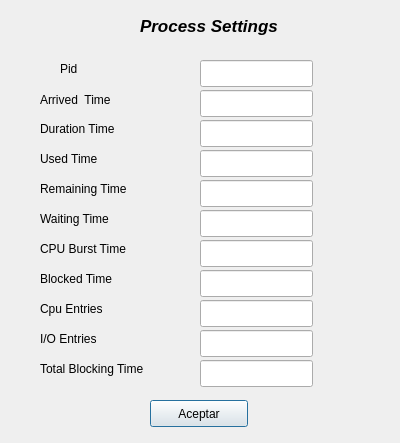
<?xml version="1.0" encoding="UTF-8"?>
<ui version="4.0">
 <class>processPropertiesDialog</class>
 <widget class="QDialog" name="processPropertiesDialog">
  <property name="geometry">
   <rect>
    <x>0</x>
    <y>0</y>
    <width>400</width>
    <height>443</height>
   </rect>
  </property>
  <property name="minimumSize">
   <size>
    <width>400</width>
    <height>443</height>
   </size>
  </property>
  <property name="maximumSize">
   <size>
    <width>400</width>
    <height>443</height>
   </size>
  </property>
  <property name="windowTitle">
   <string>Process Settings</string>
  </property>
  <property name="windowIcon">
   <iconset>
    <normaloff>:/images/processGray.png</normaloff>:/images/processGray.png</iconset>
  </property>
  <widget class="QLabel" name="labelTitulo">
   <property name="geometry">
    <rect>
     <x>140</x>
     <y>10</y>
     <width>141</width>
     <height>31</height>
    </rect>
   </property>
   <property name="font">
    <font>
     <pointsize>13</pointsize>
     <weight>75</weight>
     <italic>true</italic>
     <bold>true</bold>
    </font>
   </property>
   <property name="text">
    <string>Process Settings</string>
   </property>
  </widget>
  <widget class="QLabel" name="labelPid">
   <property name="geometry">
    <rect>
     <x>60</x>
     <y>60</y>
     <width>66</width>
     <height>17</height>
    </rect>
   </property>
   <property name="text">
    <string>Pid</string>
   </property>
  </widget>
  <widget class="QLabel" name="labelTLl">
   <property name="geometry">
    <rect>
     <x>40</x>
     <y>90</y>
     <width>131</width>
     <height>20</height>
    </rect>
   </property>
   <property name="text">
    <string>Arrived  Time</string>
   </property>
  </widget>
  <widget class="QLabel" name="labelTD">
   <property name="geometry">
    <rect>
     <x>40</x>
     <y>120</y>
     <width>141</width>
     <height>17</height>
    </rect>
   </property>
   <property name="text">
    <string>Duration Time</string>
   </property>
  </widget>
  <widget class="QLabel" name="labelTU">
   <property name="geometry">
    <rect>
     <x>40</x>
     <y>150</y>
     <width>121</width>
     <height>17</height>
    </rect>
   </property>
   <property name="text">
    <string>Used Time</string>
   </property>
  </widget>
  <widget class="QLabel" name="labelTE">
   <property name="geometry">
    <rect>
     <x>40</x>
     <y>210</y>
     <width>131</width>
     <height>17</height>
    </rect>
   </property>
   <property name="text">
    <string>Waiting Time</string>
   </property>
  </widget>
  <widget class="QLabel" name="labelTR">
   <property name="geometry">
    <rect>
     <x>40</x>
     <y>180</y>
     <width>111</width>
     <height>17</height>
    </rect>
   </property>
   <property name="text">
    <string>Remaining Time</string>
   </property>
  </widget>
  <widget class="QLabel" name="labelTRaf">
   <property name="geometry">
    <rect>
     <x>40</x>
     <y>240</y>
     <width>121</width>
     <height>17</height>
    </rect>
   </property>
   <property name="text">
    <string>CPU Burst Time</string>
   </property>
  </widget>
  <widget class="QLabel" name="labelTB">
   <property name="geometry">
    <rect>
     <x>40</x>
     <y>270</y>
     <width>131</width>
     <height>17</height>
    </rect>
   </property>
   <property name="text">
    <string>Blocked Time</string>
   </property>
  </widget>
  <widget class="QLineEdit" name="lEditPId">
   <property name="geometry">
    <rect>
     <x>200</x>
     <y>60</y>
     <width>113</width>
     <height>27</height>
    </rect>
   </property>
  </widget>
  <widget class="QLineEdit" name="lEditArrTime">
   <property name="geometry">
    <rect>
     <x>200</x>
     <y>90</y>
     <width>113</width>
     <height>27</height>
    </rect>
   </property>
  </widget>
  <widget class="QLineEdit" name="lEditDuration">
   <property name="geometry">
    <rect>
     <x>200</x>
     <y>120</y>
     <width>113</width>
     <height>27</height>
    </rect>
   </property>
  </widget>
  <widget class="QLineEdit" name="lEditUsedTime">
   <property name="geometry">
    <rect>
     <x>200</x>
     <y>150</y>
     <width>113</width>
     <height>27</height>
    </rect>
   </property>
  </widget>
  <widget class="QLineEdit" name="lEditRemainingTime">
   <property name="geometry">
    <rect>
     <x>200</x>
     <y>180</y>
     <width>113</width>
     <height>27</height>
    </rect>
   </property>
  </widget>
  <widget class="QLineEdit" name="lEditWaitTime">
   <property name="geometry">
    <rect>
     <x>200</x>
     <y>210</y>
     <width>113</width>
     <height>27</height>
    </rect>
   </property>
  </widget>
  <widget class="QLineEdit" name="lEditBurstTime">
   <property name="geometry">
    <rect>
     <x>200</x>
     <y>240</y>
     <width>113</width>
     <height>27</height>
    </rect>
   </property>
  </widget>
  <widget class="QLineEdit" name="lEditBlockedTime">
   <property name="geometry">
    <rect>
     <x>200</x>
     <y>270</y>
     <width>113</width>
     <height>27</height>
    </rect>
   </property>
  </widget>
  <widget class="QPushButton" name="pushButton">
   <property name="geometry">
    <rect>
     <x>150</x>
     <y>400</y>
     <width>98</width>
     <height>27</height>
    </rect>
   </property>
   <property name="text">
    <string>Aceptar</string>
   </property>
  </widget>
  <widget class="QLabel" name="label">
   <property name="geometry">
    <rect>
     <x>-320</x>
     <y>0</y>
     <width>721</width>
     <height>441</height>
    </rect>
   </property>
   <property name="text">
    <string/>
   </property>
   <property name="pixmap">
    <pixmap resource="images.qrc">:/images/images/wall.jpg</pixmap>
   </property>
   <property name="scaledContents">
    <bool>true</bool>
   </property>
  </widget>
  <widget class="QLineEdit" name="lEditNt">
   <property name="geometry">
    <rect>
     <x>200</x>
     <y>300</y>
     <width>113</width>
     <height>27</height>
    </rect>
   </property>
  </widget>
  <widget class="QLineEdit" name="lEditnB">
   <property name="geometry">
    <rect>
     <x>200</x>
     <y>330</y>
     <width>113</width>
     <height>27</height>
    </rect>
   </property>
   <property name="maximumSize">
    <size>
     <width>200</width>
     <height>330</height>
    </size>
   </property>
  </widget>
  <widget class="QLineEdit" name="lEditallbt">
   <property name="geometry">
    <rect>
     <x>200</x>
     <y>360</y>
     <width>113</width>
     <height>27</height>
    </rect>
   </property>
  </widget>
  <widget class="QLabel" name="labelTB_2">
   <property name="geometry">
    <rect>
     <x>40</x>
     <y>300</y>
     <width>131</width>
     <height>17</height>
    </rect>
   </property>
   <property name="text">
    <string>Cpu Entries</string>
   </property>
  </widget>
  <widget class="QLabel" name="labelTB_3">
   <property name="geometry">
    <rect>
     <x>40</x>
     <y>330</y>
     <width>131</width>
     <height>17</height>
    </rect>
   </property>
   <property name="text">
    <string>I/O Entries</string>
   </property>
  </widget>
  <widget class="QLabel" name="labelTB_4">
   <property name="geometry">
    <rect>
     <x>40</x>
     <y>360</y>
     <width>141</width>
     <height>17</height>
    </rect>
   </property>
   <property name="text">
    <string>Total Blocking Time</string>
   </property>
  </widget>
  <zorder>label</zorder>
  <zorder>labelTitulo</zorder>
  <zorder>labelPid</zorder>
  <zorder>labelTLl</zorder>
  <zorder>labelTD</zorder>
  <zorder>labelTU</zorder>
  <zorder>labelTE</zorder>
  <zorder>labelTR</zorder>
  <zorder>labelTRaf</zorder>
  <zorder>labelTB</zorder>
  <zorder>lEditPId</zorder>
  <zorder>lEditArrTime</zorder>
  <zorder>lEditDuration</zorder>
  <zorder>lEditUsedTime</zorder>
  <zorder>lEditRemainingTime</zorder>
  <zorder>lEditWaitTime</zorder>
  <zorder>lEditBurstTime</zorder>
  <zorder>lEditBlockedTime</zorder>
  <zorder>pushButton</zorder>
  <zorder>lEditNt</zorder>
  <zorder>lEditnB</zorder>
  <zorder>lEditallbt</zorder>
  <zorder>labelTB_2</zorder>
  <zorder>labelTB_3</zorder>
  <zorder>labelTB_4</zorder>
 </widget>
 <resources>
  <include location="images.qrc"/>
 </resources>
 <connections>
  <connection>
   <sender>pushButton</sender>
   <signal>pressed()</signal>
   <receiver>processPropertiesDialog</receiver>
   <slot>close()</slot>
   <hints>
    <hint type="sourcelabel">
     <x>221</x>
     <y>394</y>
    </hint>
    <hint type="destinationlabel">
     <x>334</x>
     <y>383</y>
    </hint>
   </hints>
  </connection>
 </connections>
</ui>
